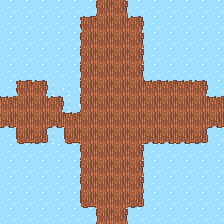

A level layout from a 2D game, rendered from its tile map. Below: a short description, then the map file with its tile-grid data intact:
An orthogonal 14x14 tile map with 16x16 px tiles, 2 tile layers (Walk, NotWalk) and 13 objects (8x Transition, 4x Player, ObjInteract).

<map version="1.10" tiledversion="1.10.2" orientation="orthogonal" renderorder="right-down" width="14" height="14" tilewidth="16" tileheight="16" infinite="0" nextlayerid="4" nextobjectid="14">
 <tileset firstgid="1" source="../../../tileset/Tileset completo.tsx" />
 <layer id="1" name="Walk" width="14" height="14">
  <data encoding="csv">
0,0,0,0,0,0,300,302,0,0,0,0,0,0,
0,272,273,273,273,272,301,301,274,273,273,273,274,0,
0,300,301,301,301,300,301,301,302,301,301,301,302,0,
0,300,301,301,301,300,301,301,302,301,301,301,302,0,
0,300,301,301,301,300,301,301,302,301,301,301,302,0,
0,272,274,0,272,300,301,301,301,273,273,273,274,0,
273,301,301,274,301,300,301,301,301,301,301,301,301,273,
329,301,301,329,273,301,301,301,301,301,301,301,301,329,
0,328,330,0,328,301,301,301,301,329,329,329,330,0,
0,300,301,301,301,300,301,301,302,301,301,301,302,0,
0,300,301,301,301,300,301,301,302,301,301,301,302,0,
0,300,301,301,301,300,301,301,302,301,301,301,302,0,
0,328,329,329,329,328,301,301,330,329,329,329,330,0,
0,0,0,0,0,0,300,302,0,0,0,0,0,0
</data>
 </layer>
 <layer id="2" name="NotWalk" width="14" height="14">
  <data encoding="csv">
387,387,387,387,387,387,0,0,387,387,387,387,387,387,
387,387,387,387,387,0,0,0,0,387,387,387,387,387,
387,387,387,387,387,0,0,0,0,387,387,387,387,387,
387,387,387,387,387,0,0,0,0,387,387,387,387,387,
387,387,387,387,387,0,0,0,0,387,387,387,387,387,
387,0,0,388,388,0,0,0,0,0,0,0,0,387,
0,0,0,0,388,0,0,0,0,0,0,0,0,0,
0,0,0,0,0,0,0,0,0,0,0,0,0,0,
387,0,0,388,0,0,0,0,0,0,0,0,0,387,
387,387,387,387,387,0,0,0,0,387,387,387,387,387,
387,387,387,387,387,0,0,0,0,387,387,387,387,387,
387,387,387,387,387,0,0,0,0,387,387,387,387,387,
387,387,387,387,387,0,0,0,0,387,387,387,387,387,
387,387,387,387,387,387,0,0,387,387,387,387,387,387
</data>
 </layer>
 <objectgroup id="3" name="Obj">
  <object id="1" name="FlonkN" type="Player" x="103.5" y="25.5">
   <point />
  </object>
  <object id="3" name="FlonkW" type="Player" x="24.5" y="108">
   <point />
  </object>
  <object id="4" name="FlonkS" type="Player" x="120" y="201.5">
   <point />
  </object>
  <object id="5" name="FlonkE" type="Player" x="199.5" y="122.5">
   <point />
  </object>
  <object id="2" name="TransitionN" type="Transition" x="119" y="11">
   <properties>
    <property name="nextMap" value="resources/maps/niveles/nivel02/dentro/mapaN2_07_dentro.tmx" />
   </properties>
   <point />
  </object>
  <object id="9" name="TransitionN" type="Transition" x="104.5" y="10">
   <properties>
    <property name="nextMap" value="resources/maps/niveles/nivel02/dentro/mapaN2_07_dentro.tmx" />
   </properties>
   <point />
  </object>
  <object id="6" name="TransitionW" type="Transition" x="8" y="121.5">
   <properties>
    <property name="nextMap" value="resources/maps/niveles/nivel02/dentro/mapaN2_15_dentro.tmx" />
   </properties>
   <point />
  </object>
  <object id="11" name="TransitionW" type="Transition" x="9.5" y="108.5">
   <properties>
    <property name="nextMap" value="resources/maps/niveles/nivel02/dentro/mapaN2_15_dentro.tmx" />
   </properties>
   <point />
  </object>
  <object id="7" name="TransitionS" type="Transition" x="104.5" y="217">
   <properties>
    <property name="nextMap" value="resources/maps/niveles/nivel02/dentro/mapaN2_09_dentro.tmx" />
   </properties>
   <point />
  </object>
  <object id="12" name="TransitionS" type="Transition" x="119" y="217.5">
   <properties>
    <property name="nextMap" value="resources/maps/niveles/nivel02/dentro/mapaN2_09_dentro.tmx" />
   </properties>
   <point />
  </object>
  <object id="8" name="TransitionE" type="Transition" x="214" y="106.5">
   <properties>
    <property name="nextMap" value="resources/maps/niveles/nivel02/dentro/mapaN2_12_dentro.tmx" />
   </properties>
   <point />
  </object>
  <object id="10" name="TransitionE" type="Transition" x="215" y="122">
   <properties>
    <property name="nextMap" value="resources/maps/niveles/nivel02/dentro/mapaN2_12_dentro.tmx" />
   </properties>
   <point />
  </object>
  <object id="13" name="Puerta" type="ObjInteract" x="71.8182" y="118">
   <point />
  </object>
 </objectgroup>
</map>
